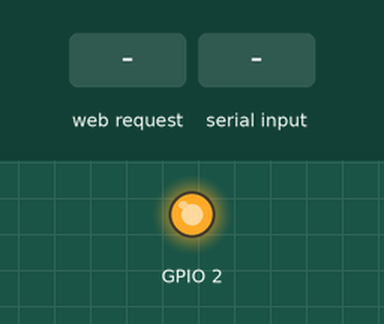
This program was run on a simulated ESP8266 (NodeMCU). Shown: output pins drawn as LEDs (lit = HIGH). The inputs (shaded band) are chosen by the test bench. WiFi joins after 1.5 s; servers stay silent unless stated; uploads are accepted with an empty reply; EEPROM starts erased; what the program prints to the serial monitor is not drawn.

Above: at 0.1 s.
At 4.1 s:
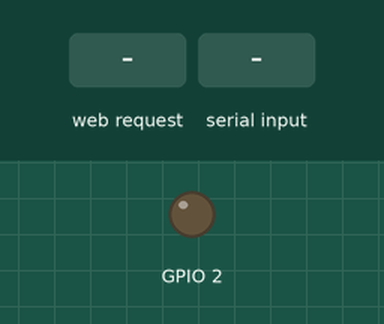
4.2 s: HTTP request GET /?plain=rgb_hi received
5.9 s: "rgb_hi\n" received over Serial
8.4 s: HTTP request GET /?plain=rgb_reset received
9.9 s: "90/45/200\n" received over Serial
12.4 s: HTTP request GET /?plain=1 received
Timing chart, 0 to 14.9 s (numbered marks = the images above; inputs shaded):
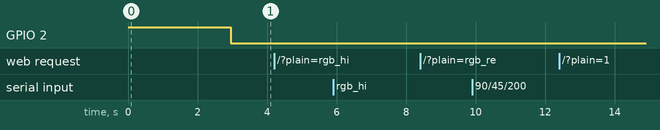

The program:

main.cpp
```cpp
//Android (http request) -> ESP (server) -> Mega (RGB);

#include <Arduino.h>

#include "wireless_conn.h"
#include "receive_data.h"
#include "heartbeat.h"
#include <ESP8266WebServer.h>

ESP8266WebServer server(80);    //80 is the default port for http
String message;
String temp;
WiFiClient client;

void handleRootPath(){  //handler for the root path, triggered from server.handleClient();

    // server.send(200, "text/plain", "got the message dude"); //response to http request

    if (server.hasArg("plain")== false){ //Check if body received

            server.send(200, "text/plain", "Body not received");
            return;

      }

    // String message = server.arg("plain") + "\n";
    String message = server.arg("plain");

    Serial.println("ESP8266 body received: ");
    Serial.println(message);
    Serial.println("------------------");

    if(message.equals("rgb_hi")){  //received correct message from http request

        Serial.println("ESP: SENDING REQUEST TO MEGA!");
        Serial1.println(message);
        server.send(200, "text/plain", "Got the message rgb_hi");  //response back to the sender
    }else
    if(message.equals("rgb_reset")){

        Serial1.println(message);
        server.send(200, "text/plain", "Got the message rgb_reset");  //response back to the sender
    }else
    if (message.startsWith("thingspeak_sync")) {    //the format sent from AndroidApp would be thingspeak_sync/chID1/chID2/chID3/APIKey1/APIKey2/APIKey3

        //find the indices of the separators ("/")
        int index1 = message.indexOf("/");
        int index2 = message.indexOf("/", index1 + 1);
        int index3 = message.indexOf("/", index2 + 1);
        int index4 = message.indexOf("/", index3 + 1);
        int index5 = message.indexOf("/", index4 + 1);
        int index6 = message.indexOf("/", index5 + 1);
        int index7 = message.indexOf("/", index6 + 1);

        //extract the values between the separators
        String chID1 = message.substring(index1 + 1, index2);
        String chID2 = message.substring(index2 + 1, index3);
        String chID3 = message.substring(index3 + 1, index4);
        String apiKey1 = message.substring(index4 + 1, index5);
        String apiKey2 = message.substring(index5 + 1, index6);
        String apiKey3 = message.substring(index6 + 1, index7);

        //process the extracted values
        Serial.println("Received ThingSpeak credentials:");
        Serial.println("chID1: " + chID1);
        Serial.println("chID2: " + chID2);
        Serial.println("chID3: " + chID3);
        Serial.println("apiKey1: " + apiKey1);
        Serial.println("apiKey2: " + apiKey2);
        Serial.println("apiKey3: " + apiKey3);

        //reponseMessage debug:
        String responseMessage = "Got the thingspeak_sync message";
        responseMessage += "\nReceived ThingSpeak credentials:\n";
        responseMessage += "chID1: " + chID1 + "\n";
        responseMessage += "chID2: " + chID2 + "\n";
        responseMessage += "chID3: " + chID3 + "\n";
        responseMessage += "apiKey1: " + apiKey1 + "\n";
        responseMessage += "apiKey2: " + apiKey2 + "\n";
        responseMessage += "apiKey3: " + apiKey3;

        //process the extracted values
        store_credentials_EEPROM(chID1.toInt(), chID2.toInt(), chID3.toInt(), apiKey1.c_str(), apiKey2.c_str(), apiKey3.c_str());
        data_setup_to_sync();   //get proper values stored in EEPROM

        // Serial.println("---------------------------------------");
        // Serial.println(responseMessage);
        // Serial.println("[<>] [<>] [<>] [<>] [<>] [<>] [<>] [<>]");

        server.send(200, "text/plain", responseMessage);
        // server.send(200, "text/plain", responseMessage);
    }
    else{

        Serial.println("Wrong message to server");
        server.send(200, "text/plain", "ESP8266: Wrong message to server");  //response back to the sender
    }

}

void setup(){

    pinMode(LED_BUILTIN, OUTPUT); // Initialize the LED_BUILTIN pin as an output
    digitalWrite(LED_BUILTIN, HIGH); // Turn the LED off

    Serial.begin(9600);
    Serial1.begin(9600);
    Serial.println();
    Serial.println();

    setup_Wifi();

    ThingSpeak.begin(client);
    Serial.println("ThingSpeak succesfully started!");

    // STORE EEPROM (DO NOT ABUSE OF THIS!)
    // store_credentials_EEPROM(2123504, 2123505, 2123506, "2EC6VJW7CNBAFMSK", "K5VMZMJQWIG6M68X", "G7J02CAXBRYS1YZL");
    // Serial.println("Setup(): Stored default/admin ThingSpeak credentials.");

    data_setup_to_sync();

    server.on("/", handleRootPath); //associate the handler function in order to respond to http request
    server.begin();
    Serial.println("Production: ESP8266 Server listening...");

    digitalWrite(LED_BUILTIN, LOW); // Turn the LED on - LED indicator that esp8266 is connected to the internet and is listening

}

void loop(){

    server.handleClient();  //handle the incoming requests (from Android)

    receive_data_and_sync(); //receive data from MEGA from sensors and send them to ThingSpeak

    send_heartbeat(); //send heartbeat listened by Android App
}
```

heartbeat.h
```cpp
#pragma once

#include <ESP8266WiFi.h>
#include <ThingSpeak.h>

//set ThingSpeak credentials for heartbeat
extern const char* apiKey_heartbeat;
extern unsigned long channel_id_hearbeat;

void send_heartbeat();
```

receive_data.h
```cpp
#pragma once

#include <ThingSpeak.h>
#include <Arduino.h>
#include <ArduinoJson.h>
#include "thingspeak_credentials.h"

extern unsigned long channel_id_1;
extern unsigned long channel_id_2;
extern unsigned long channel_id_3;

extern const char* apiKey_1;
extern const char* apiKey_2;
extern const char* apiKey_3;

void data_setup_to_sync();

void receive_data_and_sync();
```

thingspeak_credentials.h
```cpp
#pragma once

#include <Arduino.h>
#include <EEPROM.h> //emulated flash memory as EEPROM

//addresses of EEPROM for data to be stored
#define ADRESS_CHANNEL_ID_1 0
#define ADRESS_CHANNEL_ID_2 10
#define ADRESS_CHANNEL_ID_3 20

#define ADRESS_APIKEY_1 40
#define ADRESS_APIKEY_2 60
#define ADRESS_APIKEY_3 80

#define MAX_APIKEY_LENGTH 16
#define MAX_CHANNELID_LENGTH 7

void store_credentials_EEPROM(const unsigned long channel_id_1, const unsigned long channel_id_2, const unsigned long channel_id_3,
    const char* apiKey_1, const char* apiKey_2, const char* apiKey_3);

String get_APIKey_EEPROM(const int numberCase);
unsigned long get_channelID_EEPROM(const int numberCase);
```

wireless_conn.h
```cpp
#pragma once

#include <ESP8266WiFi.h>
#include <WiFiClient.h>
#include <ESP8266HTTPClient.h>

extern WiFiClient client;

// Set WiFi credentials

#define WIFI_SSID "realme GT 2 Pro"
#define WIFI_PASS "adi123456"

void setup_Wifi();

// Object ID String for dweet: smart_matrix_esp8266
void send_IP_to_dweet(String ESP8266IP);
```

heartbeat.cpp
```cpp
#include "heartbeat.h"

const char* apiKey_heartbeat = "B0HP8Y8MUQIWP3T6";
unsigned long channel_id_hearbeat = 2123478;

void send_heartbeat(){

    ThingSpeak.writeField(channel_id_hearbeat, 1, 1, apiKey_heartbeat); //send heartbeat signal "1" to ThingSpeak
                                                                        //listened by Android App
}
```

receive_data.cpp
```cpp
#include "receive_data.h"

// TO-DO new feature:
unsigned long channel_id_1;
unsigned long channel_id_2;
unsigned long channel_id_3;

const char* apiKey_1;
const char* apiKey_2;
const char* apiKey_3;

String sApiKey_1;
String sApiKey_2;
String sApiKey_3;

void data_setup_to_sync(){

        //getting credentials from EEPROM (new feature):
        channel_id_1 = get_channelID_EEPROM(1);
        channel_id_2 = get_channelID_EEPROM(2);
        channel_id_3 = get_channelID_EEPROM(3);

        sApiKey_1 = get_APIKey_EEPROM(1);
        apiKey_1 = sApiKey_1.c_str(); //conversion from String to const char*

        sApiKey_2 = get_APIKey_EEPROM(2);
        apiKey_2 = sApiKey_2.c_str();

        sApiKey_3 = get_APIKey_EEPROM(3);
        apiKey_3 = sApiKey_3.c_str();

        EEPROM.end();

        Serial.println("[<>] Credentials read from ESP:");

        Serial.print("CHANNEL_ID_1: "); Serial.println(channel_id_1);
        Serial.print("CHANNEL_ID_2: "); Serial.println(channel_id_2);
        Serial.print("CHANNEL_ID_3: "); Serial.println(channel_id_3);

        Serial.print("APIKEY_1: "); Serial.println(apiKey_1);
        Serial.print("APIKEY_2: "); Serial.println(apiKey_2);
        Serial.print("APIKEY_3: "); Serial.println(apiKey_3);


        Serial.println("[<>] [<>] [<>] [<>] [<>] [<>] [<>] [<>]");

        Serial.println();
}

void receive_data_and_sync()
{
    // receive data from MEGA from sensors and send them to ThingSpeak
    // get data credentials from emulated EEPROM of ESP in order to send them on ThingSpeak

    if (Serial.available())
    {
        String stemp = Serial.readString();

        // Serial.println("Received string: ");
        // Serial.println(stemp);

        StaticJsonDocument<200> jsonDoc;
        DeserializationError error = deserializeJson(jsonDoc, stemp);
        if (error)
        {
            Serial.println("Failed to parse JSON data");
            return;
        }

        float temperature = jsonDoc["TemperatureC: "];
        float temperatureF = jsonDoc["TemperatureF: "];
        float humidity = jsonDoc["Humidity: "];

        Serial.println("-------------Sending to ThingSpeak--------------");

        Serial.print("Decoded temperature to be sent: ");
        Serial.println(temperature);

        Serial.print("Decoded temperatureF to be sent: ");
        Serial.println(temperatureF);

        Serial.print("Decoded humidity to be sent: ");
        Serial.println(humidity);
        Serial.println();


        if(temperature){
            ThingSpeak.writeField(channel_id_1, 1, temperature, apiKey_1); // 2nd parameter - field
        }

        if(temperatureF){
            ThingSpeak.writeField(channel_id_2, 1, temperatureF, apiKey_2);
        }

        if(humidity){
            ThingSpeak.writeField(channel_id_3, 1, humidity, apiKey_3);
        }

        Serial.println("Successfully sent data to ThingSpeak!");

        String tempCCredentials = "temperatureC: " + String(channel_id_1) + " " + apiKey_1;
        String tempFCredentials = "temperatureF: " + String(channel_id_2) + " " + apiKey_2;
        String humidityCredentials = "Humidity: " + String(channel_id_3) + " " + apiKey_3;

        Serial.println(tempCCredentials);
        Serial.println(tempFCredentials);
        Serial.println(humidityCredentials);

        Serial.println("-------------------------------------------------");
        Serial.println();
    }
}
```

thingspeak_credentials.cpp
```cpp
#include "thingspeak_credentials.h"

//adapter executed when getting credentials from Android App
void store_credentials_EEPROM (const unsigned long channel_id_1, const unsigned long channel_id_2, const unsigned long channel_id_3,
    const char* apiKey_1, const char* apiKey_2, const char* apiKey_3)
{
    //do NOT abuse of this feature as EEPROM/flash-memory has limited write/erase cycles!

    Serial.println("!!!STORING CREDENTIALS INTO EEPROM!!!");

    EEPROM.begin(256);  //allocate a buffer in RAM of 256 bytes

    for (size_t i = 0; i < MAX_APIKEY_LENGTH; ++i) {

        EEPROM.write(ADRESS_APIKEY_1 + i, apiKey_1[i]);
        EEPROM.write(ADRESS_APIKEY_2 + i, apiKey_2[i]);
        EEPROM.write(ADRESS_APIKEY_3 + i, apiKey_3[i]);
    }

    EEPROM.put(ADRESS_CHANNEL_ID_1, String(channel_id_1).substring(0, MAX_CHANNELID_LENGTH));
    EEPROM.put(ADRESS_CHANNEL_ID_2, String(channel_id_2).substring(0, MAX_CHANNELID_LENGTH));
    EEPROM.put(ADRESS_CHANNEL_ID_3, String(channel_id_3).substring(0, MAX_CHANNELID_LENGTH));

    EEPROM.commit(); //one cycle of writing commiting all 3 channels to minimize wear on EEPROM/flash-memory
                    //executed only if data is different

    EEPROM.end();   //release the RAM buffer
}


unsigned long get_channelID_EEPROM(const int numberCase){

    EEPROM.begin(256); //allocate a buffer in RAM of 256 bytes
    char channelIDStr[MAX_CHANNELID_LENGTH + 1];
    unsigned long channelID;

    switch(numberCase){

        case 1:
            EEPROM.get(ADRESS_CHANNEL_ID_1, channelIDStr);
            EEPROM.end();
            channelIDStr[MAX_CHANNELID_LENGTH] = '\0'; // Ensure the string is null-terminated
            channelID = strtoul(channelIDStr, NULL, 10); // Convert the string to an unsigned long

            // Serial.print("[<>] Getting from ESP channelID temperatureC: ");
            // Serial.println(channelID);

            return channelID;

        case 2:
            EEPROM.get(ADRESS_CHANNEL_ID_2, channelIDStr);
            EEPROM.end();
            channelIDStr[MAX_CHANNELID_LENGTH] = '\0'; // Ensure the string is null-terminated
            channelID = strtoul(channelIDStr, NULL, 10); // Convert the string to an unsigned long

            // Serial.print("[<>] Getting from ESP channelID temperatureF: ");
            // Serial.println(channelID);

            return channelID;

        case 3:
            EEPROM.get(ADRESS_CHANNEL_ID_3, channelIDStr);
            EEPROM.end();
            channelIDStr[MAX_CHANNELID_LENGTH] = '\0'; // Ensure the string is null-terminated
            channelID = strtoul(channelIDStr, NULL, 10); // Convert the string to an unsigned long

            // Serial.print("[<>] Getting from ESP channelID humidity: ");
            // Serial.println(channelID);

            return channelID;

        default:
            Serial.println("[<>] ERROR: Unmatched case of reading int from ESP!");
            return -1; //error code
    }

}


String get_APIKey_EEPROM(const int numberCase){

    EEPROM.begin(256); //allocate a buffer in RAM of 256 bytes
    char apiKeyStr[MAX_APIKEY_LENGTH + 1];
    String APIKey;

    switch(numberCase){

        case 1:
            EEPROM.get(ADRESS_APIKEY_1, apiKeyStr);
            EEPROM.end(); //release the RAM buffer
            apiKeyStr[MAX_APIKEY_LENGTH] = '\0'; // Ensure the string is null-terminated

            APIKey = String(apiKeyStr);


            // Serial.println("---EEPROM DEBUG GET---");
            // Serial.println(apiKeyStr);
            // Serial.println(APIKey);
            // Serial.println("---EEPROM DEBUG GET---");

            // Serial.print("[<>] Getting from ESP APIKey temperatureC: ");
            // Serial.println(APIKey);

            return APIKey;

        case 2:
            EEPROM.get(ADRESS_APIKEY_2, apiKeyStr);
            EEPROM.end(); //release the RAM buffer
            apiKeyStr[MAX_APIKEY_LENGTH] = '\0'; // Ensure the string is null-terminated

            APIKey = String(apiKeyStr);

            // Serial.print("[<>] Getting from ESP APIKey temperatureF: ");
            // Serial.println(APIKey);

            return APIKey;

        case 3:
            EEPROM.get(ADRESS_APIKEY_3, apiKeyStr);
            EEPROM.end(); //release the RAM buffer
            apiKeyStr[MAX_APIKEY_LENGTH] = '\0'; // Ensure the string is null-terminated

            APIKey = String(apiKeyStr);

            // Serial.print("[<>] Getting from ESP APIKey temperatureF: ");
            // Serial.println(APIKey);

            return APIKey;

        default:
            Serial.println("[<>] ERROR: Unmatched case of reading String from ESP!");
            return "-1"; //error code
    }

}
```

wireless_conn.cpp
```cpp
#include "wireless_conn.h"

void setup_Wifi()
{

    //setup serial port
    Serial.begin(9600);
    Serial.println();

    delay(1000);
    //begin WiFi
    WiFi.begin(WIFI_SSID, WIFI_PASS);

    //connecting to WiFi...
    Serial.print("Connecting to ");
    Serial.print(WIFI_SSID);
    //loop continuously while WiFi is not connected
    while (WiFi.status() != WL_CONNECTED)
    {
        delay(100);
        Serial.print(".");
    }

    WiFi.setAutoReconnect(true);
    WiFi.persistent(true);

    //connected to WiFi
    Serial.println();
    Serial.print("Connected! IP address: (new function)");
    Serial.println(WiFi.localIP());
    send_IP_to_dweet(WiFi.localIP().toString());
}

void send_IP_to_dweet(String ESP8266IP)
{

    HTTPClient http;
    String dweet_url = "http://dweet.io/dweet/for/smart_matrix_esp8266?ip=";
    dweet_url += ESP8266IP;

    http.begin(client, dweet_url);
    int httpCode = http.GET();

    if (httpCode > 0)
    {

        String payload = http.getString();
        Serial.println("Dweet.io response:");
        Serial.println(payload);
    }
    else
    {

        Serial.println("Error sending data to dweet.io");
    }

    http.end();
}
```

Measured:
- after the input at 4.2 s, every drawn part: stays the same
- after the input at 5.9 s, every drawn part: stays the same
- after the input at 8.4 s, every drawn part: stays the same
- after the input at 9.9 s, every drawn part: stays the same
- after the input at 12.4 s, every drawn part: stays the same
